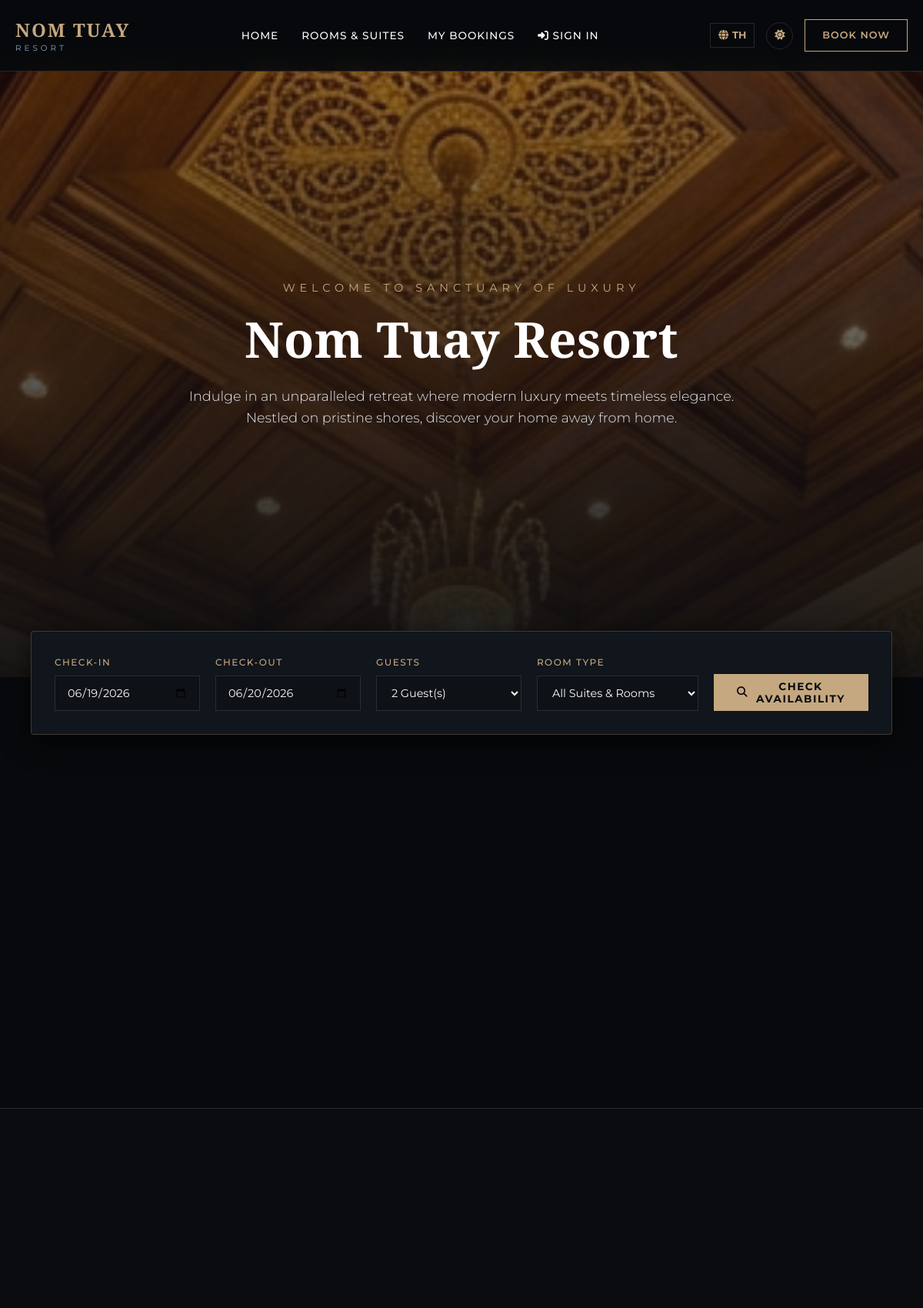
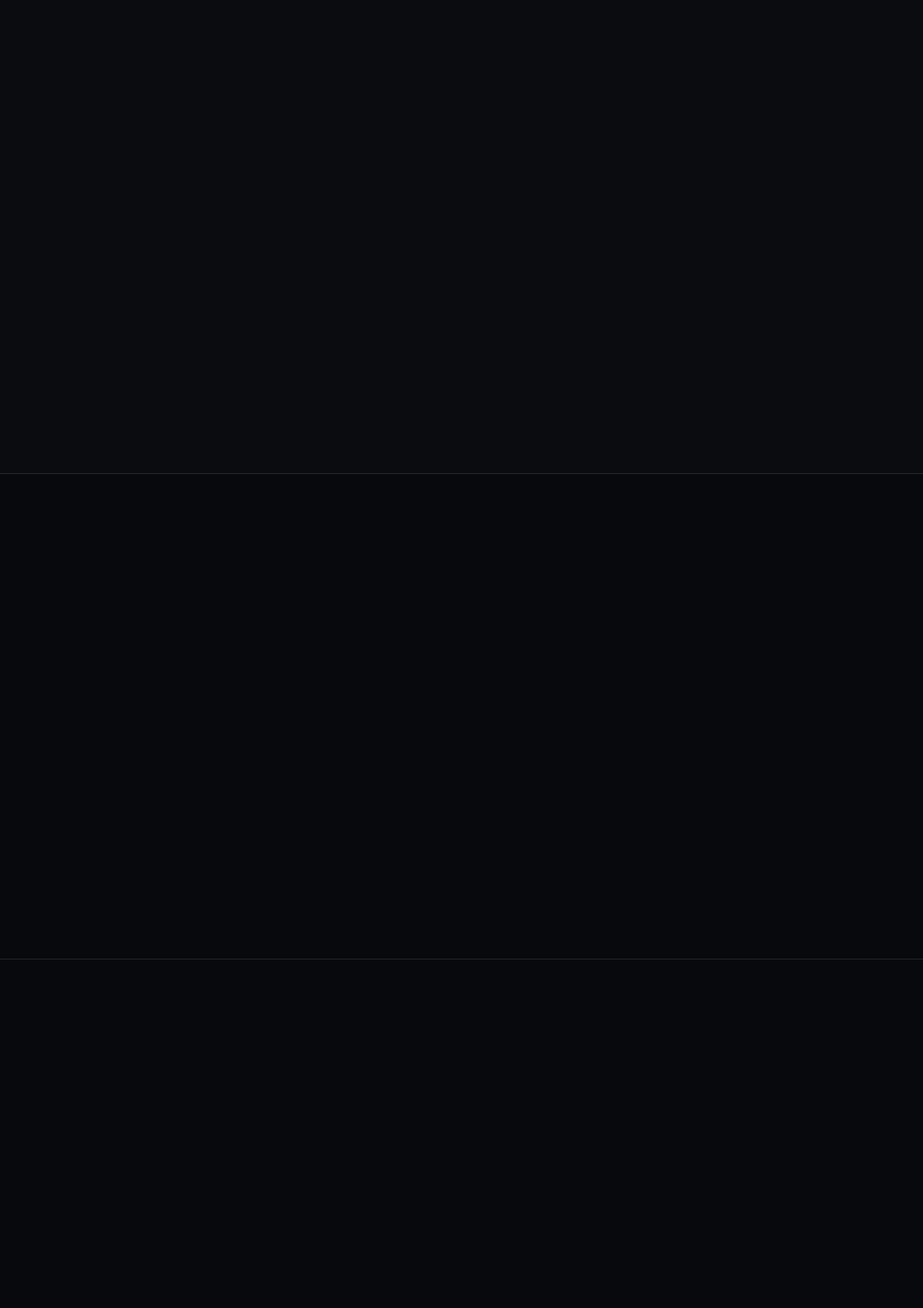
The page / (upper part) on the database its author committed (2 pictures, top to bottom).
### tables this page shows
CREATE TABLE `settings` (
  `id` INT AUTO_INCREMENT PRIMARY KEY,
  `key_name` VARCHAR(100) UNIQUE NOT NULL,
  `value_en` TEXT NOT NULL,
  `value_th` TEXT NOT NULL,
  `type` VARCHAR(20) NOT NULL DEFAULT 'text',
  `category` VARCHAR(50) NOT NULL DEFAULT 'general'
);

### lang.php (called while the page is built, shortened)
<?php
$current_lang = $_SESSION['lang'] ?? 'en';
function __t($key, $replacements = []) {
    global $translations, $current_lang, $pdo;
    static $db_settings = null;
    if ($db_settings === null) {
        $db_settings = [];
        if (isset($pdo)) {
            try {
                $stmt = $pdo->query("SELECT key_name, value_en, value_th FROM settings");
                while ($row = $stmt->fetch()) {
                    $db_settings[$row['key_name']] = [
                        'en' => $row['value_en'],
                        'th' => $row['value_th']
                    ];
                }
            } catch (Exception $e) {
            }
        }
    }
    $text = null;
    if (isset($db_settings[$key])) {
        $text = $db_settings[$key][$current_lang] ?? null;
    }
    if ($text === null) {
        $text = $translations[$key][$current_lang] ?? $key;
    }
    foreach ($replacements as $search => $replace) {
        $text = str_replace('{' . $search . '}', $replace, $text);
    }
    return $text;
}
?>

### index.php (the view, shortened to what this page needs)
<?php
require_once __DIR__ . '/header.php';
?>
<section class="hero" style="background-image: url('<?php echo htmlspecialchars(__t('hero_bg_image')); ?>');">
    <div class="hero-content">
        <span class="hero-subtitle"><?php echo __t('hero_subtitle'); ?></span>
        <h1 class="hero-title"><?php echo __t('hero_title'); ?></h1>
        <p class="hero-desc"><?php echo __t('hero_desc'); ?></p>
    </div>
</section>
<div class="search-bar-container">
    <div class="container">
        <div class="booking-search-bar">
            <form action="rooms.php" method="GET" class="search-grid">
                <div class="search-group">
                    <label for="check_in_search"><?php echo __t('search_check_in'); ?></label>
                    <input type="date" id="check_in_search" name="check_in" min="<?php echo date('Y-m-d'); ?>" required>
                </div>
                <div class="search-group">
                    <label for="check_out_search"><?php echo __t('search_check_out'); ?></label>
                    <input type="date" id="check_out_search" name="check_out" min="<?php echo date('Y-m-d', strtotime('+1 day')); ?>" required>
                </div>
                <div class="search-group">
                    <label for="guests_search"><?php echo __t('search_guests'); ?></label>
                    <select id="guests_search" name="guests">
                        <option value="2" selected><?php echo __t('search_guest_count', ['count' => 2]); ?></option>
                    </select>
                </div>
                <div class="search-group">
                    <label for="type_search"><?php echo __t('search_room_type'); ?></label>
                    <select id="type_search" name="type">
                        <option value=""><?php echo __t('search_all_types'); ?></option>
                    </select>
                </div>
                <button type="submit" class="btn-search">
                    <i class="fas fa-search"></i> <?php echo __t('search_check_btn'); ?>
                </button>
            </form>
        </div>
    </div>
</div>
<section class="section-padding">
</section>
<section class="section-padding" style="background: rgba(197, 168, 128, 0.02); border-top: 1px solid var(--border-light); border-bottom: 1px solid var(--border-light);">
    <div class="container">
        <div class="rooms-grid">
        </div>
    </div>
</section>
<section class="section-padding">
    <div class="container">
        <div class="rooms-grid">
        </div>
    </div>
</section>
<section class="section-padding" style="background: var(--bg-dark); border-top: 1px solid var(--border-light);">
    <div class="container">
    </div>
</section>
<?php require_once __DIR__ . '/footer.php'; ?>

### assets/css/style.css (style rules this page uses)
:root { --bg-dark: #07090c; --bg-card: #11151c; --bg-nav: rgba(7, 9, 12, 0.9); --primary-gold: #c5a880; --primary-gold-hover: #b09168; --accent-gold: #d4af37; --text-light: #f8fafc; --text-muted: #94a3b8; --text-dark: #0f172a; --border-color: rgba(197, 168, 128, 0.25); --border-light: rgba(255, 255, 255, 0.12); --success: #10b981; --danger: #ef4444; --font-serif: 'Playfair Display', serif; --font-sans: 'Montserrat', sans-serif; --shadow-premium: 0 10px 35px rgba(0, 0, 0, 0.65); --shadow-gold: 0 4px 20px rgba(197, 168, 128, 0.2); --transition-smooth: all 0.4s cubic-bezier(0.25, 0.8, 0.25, 1); }
* { margin: 0; padding: 0; box-sizing: border-box; }
body { background-color: var(--bg-dark); color: var(--text-light); font-family: var(--font-sans); line-height: 1.6; overflow-x: hidden; }
h1, h2, h3, h4, h5, h6, .elegant-title { font-family: var(--font-serif); font-weight: 600; letter-spacing: 0.5px; }
button, input, select, textarea { font-family: inherit; }
.container { max-width: 1200px; margin: 0 auto; padding: 0 20px; }
.section-padding { padding: 80px 0; }
.hero { position: relative; height: 100vh; display: flex; align-items: center; justify-content: center; background-size: cover; background-position: center; background-attachment: fixed; }
.hero::before { content: ''; position: absolute; top: 0; left: 0; width: 100%; height: 100%; background: linear-gradient(to bottom, rgba(13, 15, 18, 0.4), rgba(13, 15, 18, 0.95)); }
.hero-content { position: relative; z-index: 1; text-align: center; max-width: 800px; padding: 0 20px; }
.hero-subtitle { font-size: 0.9rem; text-transform: uppercase; letter-spacing: 6px; color: var(--primary-gold); margin-bottom: 20px; display: block; animation: fadeInUp 1s ease-out; }
.hero-title { font-size: 4rem; margin-bottom: 25px; line-height: 1.1; animation: fadeInUp 1.2s ease-out; color: #ffffff !important; }
.hero-desc { font-size: 1.1rem; color: #e2e8f0 !important; font-weight: 300; margin-bottom: 40px; animation: fadeInUp 1.4s ease-out; }
.search-bar-container { position: relative; z-index: 10; margin-top: -60px; padding: 0 20px; }
.booking-search-bar { background: var(--bg-card); border: 1px solid var(--border-color); box-shadow: var(--shadow-premium); padding: 30px; border-radius: 4px; }
.search-grid { display: grid; grid-template-columns: repeat(5, 1fr); gap: 20px; align-items: flex-end; }
.search-group { display: flex; flex-direction: column; gap: 8px; }
.search-group label { font-size: 0.75rem; text-transform: uppercase; letter-spacing: 1.5px; color: var(--primary-gold); font-weight: 500; }
.search-group input, .search-group select { background: rgba(13, 15, 18, 0.6); border: 1px solid var(--border-light); color: var(--text-light); padding: 12px 15px; outline: none; font-size: 0.9rem; transition: var(--transition-smooth); }
.search-group select option { background: var(--bg-card); color: var(--text-light); }
.btn-search { background: var(--primary-gold); color: var(--bg-dark); border: none; padding: 15px 30px; font-size: 0.85rem; font-weight: 700; text-transform: uppercase; letter-spacing: 1.5px; cursor: pointer; transition: var(--transition-smooth); display: flex; align-items: center; justify-content: center; gap: 10px; height: 48px; }
.rooms-grid { display: grid; grid-template-columns: repeat(3, 1fr); gap: 30px; }

### rows shown on the page
settings: value_en "WELCOME TO SANCTUARY OF LUXURY"
settings: value_en "Nom Tuay Resort"

### other values the page prints
__t('logo_main') "NOM TUAY"
__t('logo_sub') "RESORT"
__t('nav_home') "HOME"
__t('nav_rooms') "ROOMS & SUITES"
__t('nav_my_bookings') "MY BOOKINGS"
__t('nav_login') "SIGN IN"
__t('nav_book_now') "BOOK NOW"
__t('hero_desc') "Indulge in an unparalleled retreat where modern luxury meets timeless elegance. Nestled on pristine shores, discover your home away from home."
__t('search_check_in') "CHECK-IN"
__t('search_check_out') "CHECK-OUT"
__t('search_guests') "GUESTS"
__t('search_room_type') "ROOM TYPE"
__t('search_check_btn') "CHECK AVAILABILITY"
form field guests "2 Guest(s)"
form field type "All Suites & Rooms"
